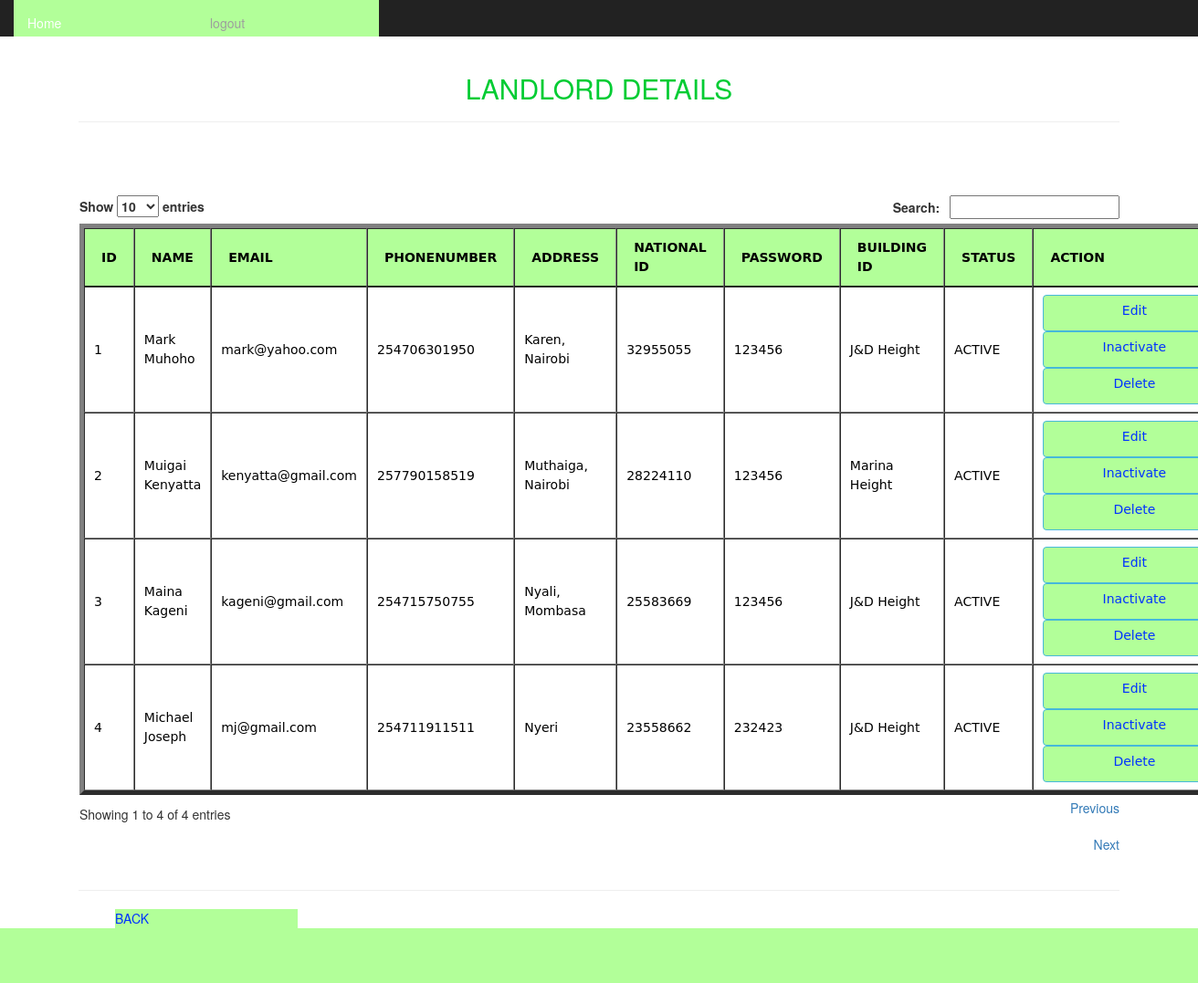
/siteadmin/landlorddetails.php (signed in), run on the app's committed database.
### tables this page shows
CREATE TABLE `landlord` (
  `ownid` int(11) NOT NULL,
  `o_name` varchar(200) NOT NULL,
  `o_email` varchar(200) NOT NULL,
  `o_contact` varchar(200) NOT NULL,
  `o_address` varchar(500) NOT NULL,
  `o_nid` varchar(200) NOT NULL,
  `o_password` varchar(200) NOT NULL,
  `building_id` int(11) NOT NULL,
  `status` varchar(255) NOT NULL
);

CREATE TABLE `building_info` (
  `bldid` int(11) NOT NULL,
  `name` varchar(200) NOT NULL,
  `address` varchar(200) NOT NULL,
  `security_guard_mobile` varchar(200) NOT NULL,
  `building_make_year` varchar(200) NOT NULL,
  `status` varchar(255) NOT NULL,
  `added_date` timestamp NOT NULL DEFAULT CURRENT_TIMESTAMP
);

### siteadmin/landlorddetails.php (the view, shortened to what this page needs)
<html>
<head>
<link rel="stylesheet" href="../css/bootstrap.css" type="text/css" media="screen"/>
<link rel="stylesheet" href="../style/style.css" type="text/css" media="screen"/>
<link href="../style/jquery.dataTables.min.css" rel="stylesheet">
</head>
 <body>
<div class="container">
<nav class="nav navbar-inverse navbar-fixed-top">
<?php include_once("headerad.php");?>
</nav><br><br><br>
   <h2 align="center" style="color:#0C3; text-transform:uppercase;">Landlord details</h2>
     <HR>
          <BR>
					<BR>
   <div><br/>
     <div align="left" style="margin-left:1px;">
<?php
$result = mysql_query("SELECT * FROM landlord");
$i = 0;
echo "<table id='users' border='5'style='background-color:#B2FF99'>
<thead>
<tr>
<th>ID</th>
<th>NAME</th>
<th>EMAIL</th>
<th>PHONENUMBER</th>
<th>ADDRESS</th>
<th>NATIONAL ID</th>
<th>PASSWORD</th>
<th>BUILDING ID</th>
<th>STATUS</th>
<th>ACTION</th>
</tr>
</thead><tbody>";
while($row = mysql_fetch_array($result))
{
	$i++;
echo "<tr style='width:400px;height:80px'>";
echo "<td>" . $i . "</td>";
echo "<td>" . $row['o_name'] . "</td>";
echo "<td>" . $row['o_email'] . "</td>";
echo "<td>" . $row['o_contact'] . "</td>";
echo "<td>" . $row['o_address'] . "</td>";
echo "<td>" . $row['o_nid'] . "</td>";
echo "<td>" . $row['o_password'] . "</td>";
$b = mysql_query("SELECT * FROM building_info WHERE bldid='".$row['building_id']."'");
$building = mysql_fetch_array($b);
echo "<td>" . $building['name'] . "</td>";
echo "<td>" . $row['status'] . "</td>";
echo "<td><a class='btn btn-info' href='edit_landlords.php?id=".$row['ownid']."'>Edit</a><br>";
if($row['status'] == 'ACTIVE'){
echo "<a class='btn btn-info' href='inactivate_landlords.php?id=".$row['ownid']."'>Inactivate</a><br>";
}else{
echo "<a class='btn btn-info' href='activate_landlords.php?id=".$row['ownid']."'>Activate</a><br>";
}
echo "<a class='btn btn-info' href='delete_landlords.php?id=".$row['ownid']."'>Delete</a></td>";
echo "</tr>";
}
echo "</tbody></table>";
?>
</div>
<hr><ul><a href="admin_dashboard.php" class="button">BACK</a>  </ul><hr>
</body>
</html>

### style/style.css (style rules this page uses)
body,td,th { font-family:"Lucida Grande", "Lucida Sans Unicode", "Lucida Sans", "DejaVu Sans", Verdana, sans-serif; font-size: 14px; color: #000; line-height:1.5em; }
a:link { color: #03F; text-decoration: none; background-color: #B2FF99 !important; }

### siteadmin/headerad.php (style rules this page uses)
a { display:block;width:200px;height:40px;align:center }
a:link { background-color:#B2FF99; }

### data on the page
landlord: o_name "Mark Muhoho", o_email "mark@yahoo.com", o_contact "254706301950", o_address "Karen, Nairobi", o_nid "32955055", o_password "123456", building_info.name "J&D Height", status "ACTIVE"
landlord: o_name "Muigai Kenyatta", o_email "kenyatta@gmail.com", o_contact "257790158519", o_address "Muthaiga, Nairobi", o_nid "28224110", o_password "123456", building_info.name "Marina Height", status "ACTIVE"
landlord: o_name "Maina Kageni", o_email "kageni@gmail.com", o_contact "254715750755", o_address "Nyali, Mombasa", o_nid "25583669", o_password "123456", building_info.name "J&D Height", status "ACTIVE"
landlord: o_name "Michael Joseph", o_email "mj@gmail.com", o_contact "254711911511", o_address "Nyeri", o_nid "23558662", o_password "232423", building_info.name "J&D Height", status "ACTIVE"
